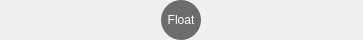
<?xml version="1.0" encoding="UTF-8"?>
<ui version="4.0">
 <class>cFloatButton</class>
 <widget class="QWidget" name="cFloatButton">
  <property name="geometry">
   <rect>
    <x>0</x>
    <y>0</y>
    <width>363</width>
    <height>40</height>
   </rect>
  </property>
  <property name="windowTitle">
   <string>Form</string>
  </property>
  <layout class="QGridLayout" name="gridLayout">
   <property name="leftMargin">
    <number>0</number>
   </property>
   <property name="topMargin">
    <number>0</number>
   </property>
   <property name="rightMargin">
    <number>0</number>
   </property>
   <property name="bottomMargin">
    <number>0</number>
   </property>
   <item row="0" column="0">
    <widget class="QLabel" name="lblButton">
     <property name="minimumSize">
      <size>
       <width>40</width>
       <height>40</height>
      </size>
     </property>
     <property name="maximumSize">
      <size>
       <width>40</width>
       <height>40</height>
      </size>
     </property>
     <property name="cursor">
      <cursorShape>PointingHandCursor</cursorShape>
     </property>
     <property name="styleSheet">
      <string notr="true">background-color: rgba(0, 0, 0, 140);
color: rgb(255, 255, 255);
border-radius: 20px;</string>
     </property>
     <property name="text">
      <string>Float</string>
     </property>
     <property name="alignment">
      <set>Qt::AlignCenter</set>
     </property>
    </widget>
   </item>
  </layout>
 </widget>
 <resources/>
 <connections/>
</ui>
